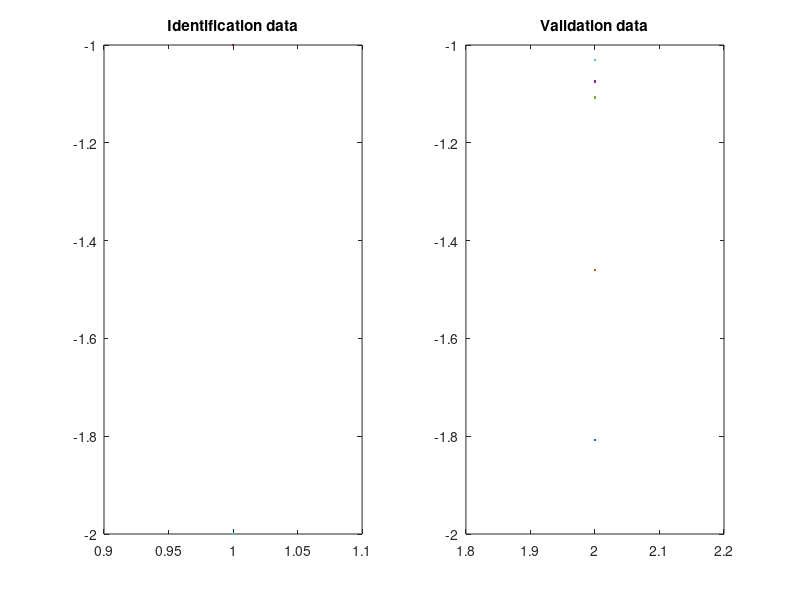
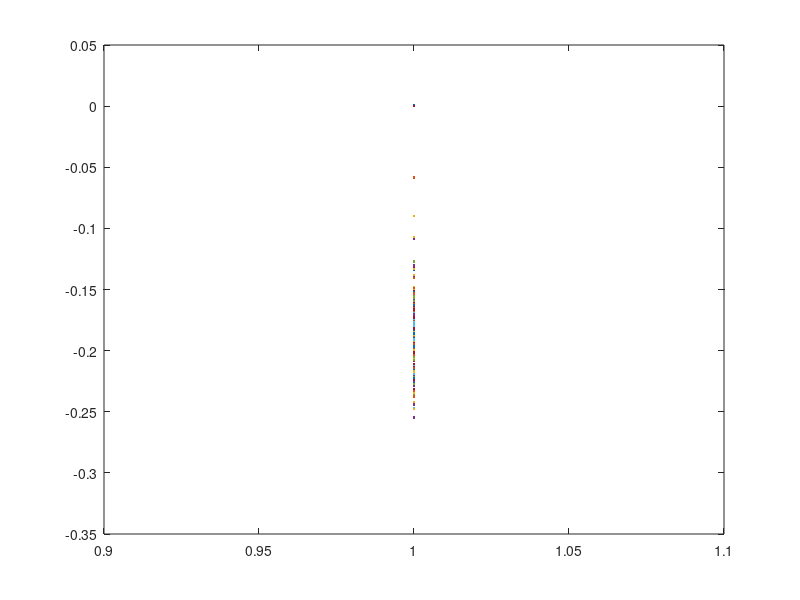

MATLAB code for these plots, in order: (Note: this script raises an error after producing the figures.)
clear variables; clc;

s = load("lab6_3.mat");

id = struct("u",s.id.InputData,"y",s.id.OutputData,"t",1:length(s.id.InputData));
val = struct("u",s.val.InputData,"y",s.val.OutputData,"t",length(s.id.InputData)+1:length(s.id.InputData)+length(s.val.InputData));

figure, 
subplot(1,2,1);plot(id.t,id.u); title('Identification data');
subplot(1,2,2);plot(val.t,val.u); title('Validation data'); 
%% Identification data
na = 20;
nb = 5;

phi_id = zeros(length(id.u),na+nb);
for i = 1:length(id.t)
    for j = 1:na
        if (i-j<=0)
            phi_id(i,j) = 0;
        else
            phi_id(i,j) = -1*id.y(i-j);
        end
    end
    for j = na+1:na+nb
        if (i-j<=0)
            phi_id(i,j) = 0;
        else
            phi_id(i,j) = id.u(i-j);
        end
    end
end

y = id.y;
theta = phi_id\y;
y_cap = phi_id*theta;

mse_id = 1/length(id.y)*sum((y_cap-id.y).^2);

figure, 
plot(id.t,id.y,id.t,y_cap); title('Output for identification data and model, Identification MSE = ',num2str(mean(mse_id)));
xlabel('Time'); ylabel('Output');
%% Validation data
phi_val = zeros(length(val.t),na+nb);
for i = 1:length(val.t)
    for j = 1:na
        if (i-j>0)
            phi_val(i,j) = -1*val.y(i-j+1);
        end
    end
    for j = na+1:na+nb
        if (i-j>0)
            phi_val(i,j) = val.u(i-j+na);
        end
    end
end

y_val_cap = phi_val*theta;

mse_val = 1/length(val.y)*sum((y_val_cap-val.y).^2);

figure, 
plot(val.t,val.y,val.t,y_val_cap); title('Output for validation data and model, Validation MSE = ',num2str(mean(mse_val)));
xlabel('Time'); ylabel('Output');
%% Simulation
len = length(val.u);
phi = zeros(len,na+nb);
ysim = zeros(len,1);

for i = 2:len
    for j = 1:na
        if (i-j>0)
            phi(i,j) = -1*ysim(i-j);
        end
    end
    for k = na+1:na+nb
        if (na+i-k>0)
            phi(i,k) = val.u(na+i-k);
        end
    end
    ysim(i) = phi(i,:)*theta;
end


theta = phi\val.y;
yhatsim = phi*theta;

mse_pred = 1/length(val.y)*sum((val.y-ysim).^2);

figure, 
plot(val.t,val.y,val.t,yhatsim); title('Output for prediction data and model, Validation MSE = ',num2str(mean(mse_pred)));
xlabel('Time'); ylabel('Output');